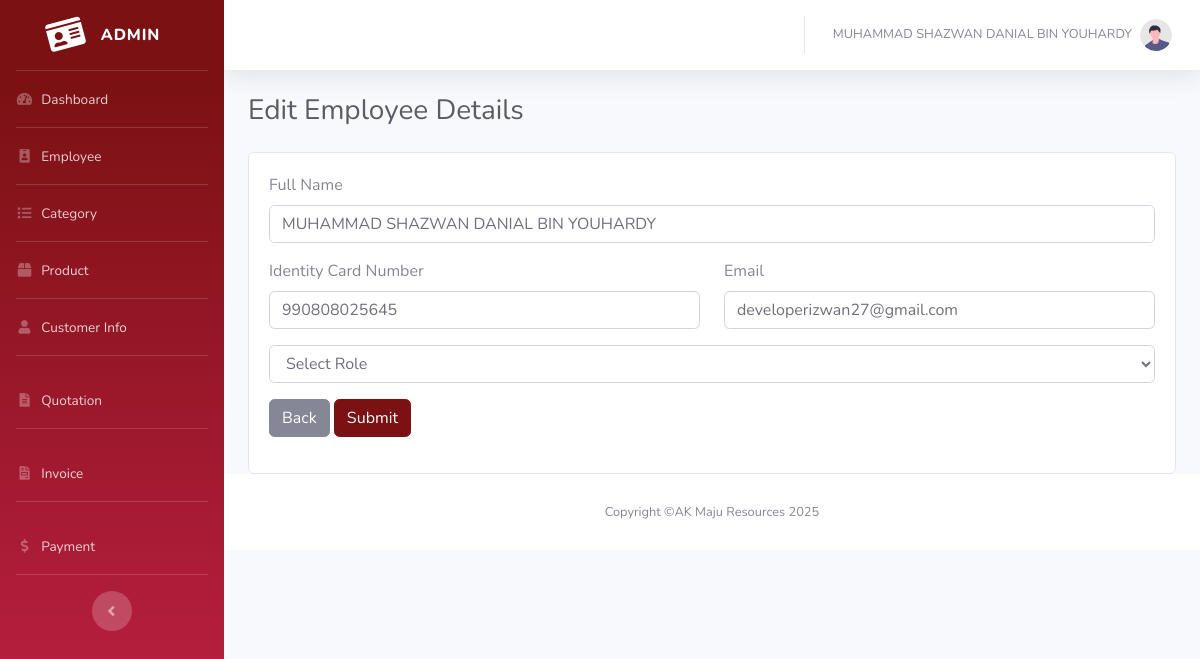
The page /admin/employee-edit.php?user_id=1 (signed in) on the database its author committed.
### tables this page shows
CREATE TABLE `users`(
    `user_id` INT(11) NOT NULL AUTO_INCREMENT,
    `user_name` VARCHAR(255) NOT NULL,
    `user_email` VARCHAR(255) NOT NULL,
    `user_ic` VARCHAR(12) NOT NULL,
    `user_password` VARCHAR(255) NULL,
    `user_role` INT(11) NOT NULL DEFAULT '1' COMMENT '1:Admin, 2:User',
    `user_status` INT(11) NOT NULL DEFAULT '1' COMMENT '1:Active, 0:Inactive',
    `user_created_at` DATETIME NOT NULL DEFAULT CURRENT_TIMESTAMP,
    `user_updated_at` DATETIME NOT NULL DEFAULT CURRENT_TIMESTAMP ON UPDATE CURRENT_TIMESTAMP,
    PRIMARY KEY (`user_id`),
    UNIQUE KEY `user_email` (`user_email`),
    UNIQUE KEY `user_ic` (`user_ic`)
);

### admin/employee-edit.php (the view, shortened to what this page needs)
<?php
$title = 'Edit Employee Details';
include 'layout/header.php';
require_once '../config/db.php';
if (isset($_GET['user_id'])) {
    $user_id = $_GET['user_id'];
    $sql_employee = "SELECT * FROM `users` WHERE `user_id` = '$user_id'";
    $result_employee = $conn->query($sql_employee);
    if ($result_employee->num_rows > 0) {
        $employee = $result_employee->fetch_assoc();
        $employee_name = $employee['user_name'];
        $employee_email = $employee['user_email'];
        $employee_ic = $employee['user_ic'];
    } else {
        $_SESSION['message'] = alert('Employee not found', 'danger');
        redirect('employee.php');
    }
} else {
    $_SESSION['message'] = alert('Employee not found', 'danger');
    redirect('employee.php');
}
?>
<div class="container-fluid">
    <div class="d-sm-flex align-items-center justify-content-between mb-4">
        <h1 class="h3 mb-0 text-gray-800"><?= $title ?></h1>
    </div>
    <div class="card">
        <div class="card-body">
            <form method="POST" action="">
                <div class="form-group">
                        <label for="fullname" class="form-label">Full Name</label>
                        <input type="text" name="fullname" class="form-control" id="fullname" placeholder="Enter Employee Full Name" value="<?=$employee_name?>">
                </div>
                <div class="row">
                <div class="form-group col-lg-6 col-md-6 col-sm-12">
                    <label for="fullname" class="form-label">Identity Card Number</label>
                    <input type="text" name="ic" class="form-control" placeholder="Enter Your IC Number Without Dash (-)" value="<?=$employee_ic?>">
                </div>
                    <div class="form-group col-lg-6 col-md-6 col-sm-12">
                        <label for="email" class="form-label">Email</label>
                        <input type="text" name="email" class="form-control" id="email" placeholder="Enter Employee Email" value="<?=$employee_email?>">
                    </div>
                </div>
                <div class="form-group ">
                                            <select name="roleString" class="form-control">
                                                <option value="">Select Role</option>
                                            </select>
                                        </div>
                <div class="form-group">
                    <a href="javascript:void(0);" onclick="goBack()" class="btn btn-secondary"> Back</a>
                    <button type="submit" class="btn btn-primary">Submit</button>
                </div>
            </form>
        </div>
    </div>
<?php include 'layout/footer.php'; ?>

### rows shown on the page
users: fullname "MUHAMMAD SHAZWAN DANIAL BIN YOUHARDY", ic "990808025645", email "developerizwan27@gmail.com"

### other values the page prints
$admin['user_name'] "MUHAMMAD SHAZWAN DANIAL BIN YOUHARDY"
$title "Edit Employee Details"
